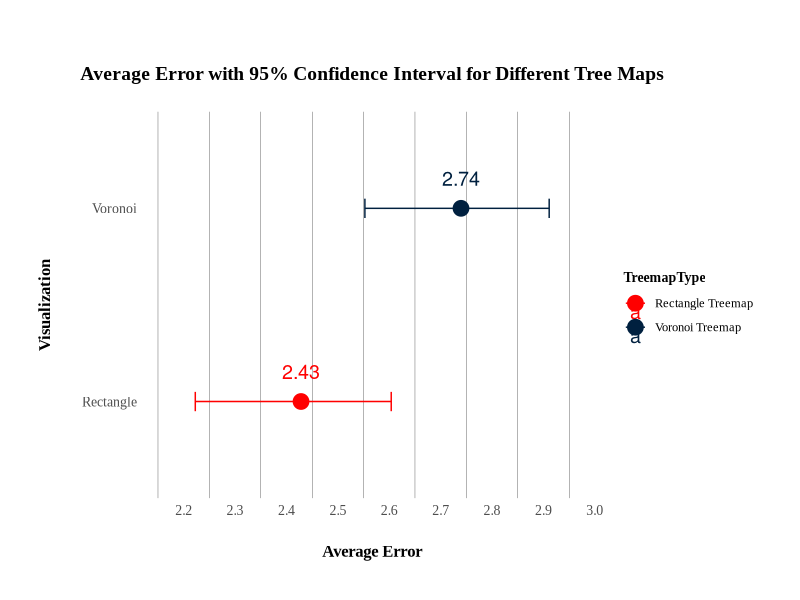

The R source for this figure:
library(ggplot2)
library(readr)
library(boot)

# Read CSV
#treemapData <- read_csv("D:/Organized School Folder/WPI/Senior/C Term/Data Visualization/a3/a3-Experiment/A3_Experiment_Results/treemapMaster.csv")
treemapData <- read_csv("A3_Experiment_Results/treemapMaster.csv")
#voronoiData <- read_csv("D:/Organized School Folder/WPI/Senior/C Term/Data Visualization/a3/a3-Experiment/A3_Experiment_Results/voronoiMaster.csv")
voronoiData <- read_csv("A3_Experiment_Results/voronoiMaster.csv")

#calculate the mean and bootstrap confidence interval
bootstrap_mean_ci <- function(data, index) {
  d <- data[index]
  return(mean(d))
}

boot1 <- boot(treemapData$Error, bootstrap_mean_ci, R=1000)
boot2 <- boot(voronoiData$Error, bootstrap_mean_ci, R=1000)

# confidence intervals
ci1 <- boot.ci(boot1, type="perc")
ci2 <- boot.ci(boot2, type="perc")

#new data frame
plot_data <- data.frame(
  Trial = c(1, 2),
  AvgError = c(mean(treemapData$Error), mean(voronoiData$Error)),
  LowerCI = c(ci1$percent[4], ci2$percent[4]),
  UpperCI = c(ci1$percent[5], ci2$percent[5]),
  TreemapType = c("Rectangle Treemap", "Voronoi Treemap")
)

#plot
p <- ggplot(plot_data, aes(x=AvgError, y=factor(Trial), color=TreemapType)) +
  geom_point(size=5) +
  geom_errorbarh(aes(xmin=LowerCI, xmax=UpperCI), height=0.1) + 
  geom_text(aes(label=round(AvgError, 2)), vjust=-1.5, size=5) + 
  labs(x="Average Error", y="Visualization", title="Average Error with 95% Confidence Interval for Different Tree Maps") +
  theme_minimal() +
  theme(axis.text.y = element_text(size =10, family = "Times New Roman"),
        axis.text.x = element_text(size =10, family = "Times New Roman"),
        axis.title = element_text(size =12, family = "Times New Roman", face = "bold"),
        plot.title = element_text(size =14, hjust =0.5, margin = margin(t = 20, b = 20), family = "Times New Roman", face = "bold"),
        legend.text = element_text(size =9, family = "Times New Roman"),
        legend.title = element_text(size =10, family = "Times New Roman", face = "bold"),
        plot.margin = margin(1, 1, 1, 1, "cm"), 
        panel.grid.major = element_line(color = "black", size = 0), 
        panel.grid.minor = element_line(color = "black", size = 0.1),  
  text = element_text(family = "Times New Roman")) + 
  scale_y_discrete(labels=c("Rectangle", "Voronoi")) +
  scale_x_continuous(breaks=seq(floor(min(plot_data$LowerCI)), ceiling(max(plot_data$UpperCI)), by=0.1)) + 
  coord_fixed(ratio=0.75) + 
  coord_cartesian(ylim=c(0.5,2.5), xlim=c(min(plot_data$LowerCI - 0.1), max(plot_data$UpperCI + 0.1)), expand=F) +
  scale_color_manual(values = c("red", "#00203FFF")) # Set point colors

# Adjust padding for x-axis title
p <- p + theme(axis.title.x = element_text(margin = margin(t = 20, r = 0, b = 0, l = 0), family = "Times New Roman", face = "bold"))
p <- p + theme(axis.title.y = element_text(margin = margin(t = 0, r = 20, b = 0, l = 0), family = "Times New Roman", face = "bold"))

print(p)

